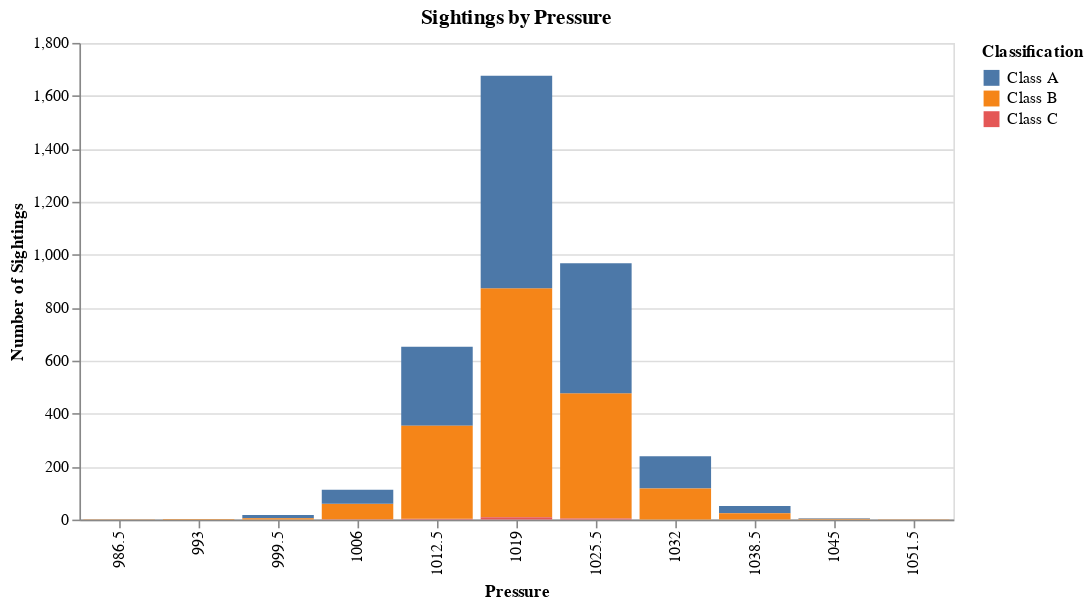

The code cell stored with this chart in its notebook:
### Code cell
pressure_bins = np.arange(980, 1060, 6.5).tolist()
pressure_histogram_chart = make_sighting_histogram_chart(
    reports,
    pressure_bins,
    "pressure"
)
pressure_histogram_chart

### Figure 1 — Vega-Lite specification as saved in the notebook (floating-point values rounded to 4 significant figures)
{"config": {"view": {"continuousWidth": 400, "continuousHeight": 300}}, "data": {"name": "data-3ef0e25d6f18693306c83f6d48d0292c"}, "mark": "bar", "encoding": {"color": {"field": "classification", "title": "Classification", "type": "nominal"}, "tooltip": {"field": "count", "type": "quantitative"}, "x": {"field": "pressure_binned", "title": "Pressure", "type": "nominal"}, "y": {"field": "count", "title": "Number of Sightings", "type": "quantitative"}}, "title": "Sightings by Pressure", "width": {"step": 50}, "$schema": "https://vega.github.io/schema/vega-lite/v4.17.0.json", "datasets": {"data-3ef0e25d6f18693306c83f6d48d0292c": [{"pressure_binned": 993.0, "classification": "Class B", "count": 2}, {"pressure_binned": 1052.0, "classification": "Class B", "count": 1}, {"pressure_binned": 1038.0, "classification": "Class A", "count": 27}, {"pressure_binned": 1012.0, "classification": "Class C", "count": 3}, {"pressure_binned": 1026.0, "classification": "Class B", "count": 473}, {"pressure_binned": 1019.0, "classification": "Class B", "count": 865}, {"pressure_binned": 1045.0, "classification": "Class B", "count": 3}, {"pressure_binned": 1012.0, "classification": "Class A", "count": 299}, {"pressure_binned": 1006.0, "classification": "Class B", "count": 59}, {"pressure_binned": 1032.0, "classification": "Class A", "count": 122}, {"pressure_binned": 999.5, "classification": "Class A", "count": 12}, {"pressure_binned": 1038.0, "classification": "Class B", "count": 24}, {"pressure_binned": 1019.0, "classification": "Class C", "count": 9}, {"pressure_binned": 1026.0, "classification": "Class A", "count": 491}, {"pressure_binned": 986.5, "classification": "Class B", "count": 1}, {"pressure_binned": 1006.0, "classification": "Class C", "count": 1}, {"pressure_binned": 1019.0, "classification": "Class A", "count": 802}, {"pressure_binned": 1045.0, "classification": "Class A", "count": 2}, {"pressure_binned": 1012.0, "classification": "Class B", "count": 351}, {"pressure_binned": 1006.0, "classification": "Class A", "count": 53}, {"pressure_binned": 1032.0, "classification": "Class B", "count": 117}, {"pressure_binned": 1026.0, "classification": "Class C", "count": 4}, {"pressure_binned": 999.5, "classification": "Class B", "count": 5}]}}
